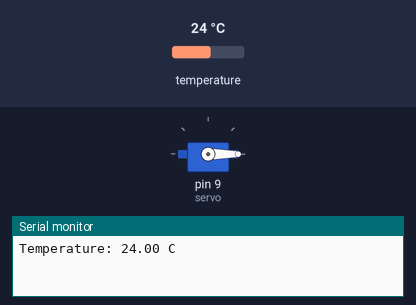
The program below on a simulated Arduino Uno, built with avr-gcc and run on an emulated ATmega328P. Parts: servo, the last lines printed to the serial monitor. Wiring (inferred from the names in the program): BMP180 pressure sensor at I2C address 0x77. The test bench sets the inputs (shaded band); at power-on: temperature 24 °C.

Above: at 1.05 s.
At 14.95 s:
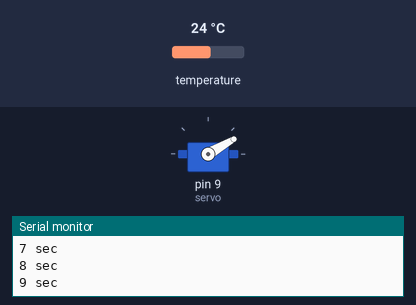
Timing chart, 0 to 33.5 s (numbered marks = the images above):
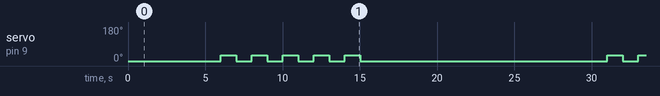

Measured:
- by itself, servo on pin 9 (servo): repeats every 25.0 s: 4 × (0° 1.0 s, 30° 1.0 s), 0° 16.0 s, 30° 1.0 s

The program:

main.cpp
```cpp
#include <Wire.h>
#include <BMP180.h>
#include <arduino.h>
#include <Servo.h>
#define seaLevelPressure_hPa 1013.25

// Define BMP180 sensor object
BMP180 bmp;

// Define servo object
Servo servo;

// Define temperature threshold A
const float A = 30.0, B = 31.0, C = 32.0;

void setup() {
  Serial.begin(9600);
  bmp.init();

  // Initialize servo
  servo.attach(9);  // Assuming the signal wire is connected to digital pin 9
  // Set servo to 0 degree angle
  servo.write(0);
  delay(1000);
}

void loop() {
  unsigned int ut = bmp.bmp180ReadUT();
  //unsigned long up = bmp.bmp180ReadUP();
  float temperature = bmp.bmp180GetTemperature(ut);
  //long pressure = bmp.bmp180GetPressure(up);
  //float altitude = bmp.calcAltitude(pressure);
  Serial.print("Temperature: ");
  Serial.print(temperature);
  Serial.println(" C");
  /*Serial.print("Pressure: ");
  Serial.print(pressure);
  Serial.println(" Pa");
  Serial.print("Altitude: ");
  Serial.print(altitude);
  Serial.println(" m");*/

// Set servo to 0 degree angle
    servo.write(0);
    delay(5000);
  // Check if temperature is below threshold A
  if (temperature < A) {
    // spin 30 degree and return to 0 every 2 secs for 10 sec
    for (int i = 0; i < 10; i+=2) {
      Serial.print(i+1);
      Serial.println(" sec");
      servo.write(30);  // 30 degree angle
      delay(1000);  // delay for 1sec
      Serial.print(i+2);
      Serial.println(" sec");
      servo.write(0); //Reset servo to 0 degree angle
      delay(1000);  // delay for 1sec
    }

    // Set servo to 0 degree angle
    servo.write(0);
  }
  else if (temperature > A && temperature <= B) {
    // spin 60 degree and return to 0 every 2 secs for 30 sec
    for (int i = 0; i < 30; i+=2) {
      Serial.print(i+1);
      Serial.println(" sec");
      servo.write(60);  // 60 degree angle
      delay(1000);  // delay for 1sec
      Serial.print(i+2);
      Serial.println(" sec");
      servo.write(0); //Reset servo to 0 degree angle
      delay(1000);  // delay for 1sec
    }

    // Set servo to 0 degree angle
    servo.write(0);
  }
  else if (temperature > B && temperature <= C) {
    // spin 120 degree and return to 0 every 2 secs for 45 sec
    for (int i = 0; i < 45; i+=2) {
      Serial.print(i+1);
      Serial.println(" sec");
      servo.write(120);  // 120 degree angle
      delay(1000);  // delay for 1sec
      Serial.print(i+2);
      Serial.println(" sec");
      servo.write(0); //Reset servo to 0 degree angle
      delay(1000);  // delay for 1sec
    }

    // Set servo to 0 degree angle
    servo.write(0);
  }
  else if (temperature > C) {
    // spin 180 degree and return to 0 every 2 secs for 60 sec
    for (int i = 0; i < 60; i+=2) {
      Serial.print(i+1);
      Serial.println(" sec");
      servo.write(180);  // 180 degree angle
      delay(1000);  // delay for 1sec
      Serial.print(i+2);
      Serial.println(" sec");
      servo.write(0); //Reset servo to 0 degree angle
      delay(1000);  // delay for 1sec
    }
  }

  delay(10000);
}
```

BMP180.cpp
```cpp
#include "BMP180.h"
#include <Wire.h>
#include <Arduino.h>

void BMP180::init(void)
{
    Wire.begin();
    ac1 = bmp180ReadInt(0xAA);
    ac2 = bmp180ReadInt(0xAC);
    ac3 = bmp180ReadInt(0xAE);
    ac4 = bmp180ReadInt(0xB0);
    ac5 = bmp180ReadInt(0xB2);
    ac6 = bmp180ReadInt(0xB4);
    b1 = bmp180ReadInt(0xB6);
    b2 = bmp180ReadInt(0xB8);
    mb = bmp180ReadInt(0xBA);
    mc = bmp180ReadInt(0xBC);
    md = bmp180ReadInt(0xBE);
}
// Read 1 byte from the BMP180 at 'address'
// Return: the read byte;
char BMP180::bmp180Read(unsigned char address)
{
    //Wire.begin();
    unsigned char data;
    Wire.beginTransmission(BMP180_ADDRESS);
    Wire.write(address);
    Wire.endTransmission();

    Wire.requestFrom(BMP180_ADDRESS, 1);
    while(!Wire.available());
    return Wire.read();
}
// Read 2 bytes from the BMP180
// First byte will be from 'address'
// Second byte will be from 'address'+1
int BMP180::bmp180ReadInt(unsigned char address)
{
    unsigned char msb, lsb;
    Wire.beginTransmission(BMP180_ADDRESS);
    Wire.write(address);
    Wire.endTransmission();
    Wire.requestFrom(BMP180_ADDRESS, 2);
    while(Wire.available()<2);
    msb = Wire.read();
    lsb = Wire.read();
    return (int) msb<<8 | lsb;
}
// Read the uncompensated temperature value
unsigned int BMP180::bmp180ReadUT()
{
  unsigned int ut;
  Wire.beginTransmission(BMP180_ADDRESS);
  Wire.write(0xF4);
  Wire.write(0x2E);
  Wire.endTransmission();
  delay(5);
  ut = bmp180ReadInt(0xF6);
  return ut;
}
// Read the uncompensated pressure value
unsigned long BMP180::bmp180ReadUP()
{
    unsigned char msb, lsb, xlsb;
    unsigned long up = 0;
    Wire.beginTransmission(BMP180_ADDRESS);
    Wire.write(0xF4);
    Wire.write(0x34 + (OSS<<6));
    Wire.endTransmission();
    delay(2 + (3<<OSS));

    // Read register 0xF6 (MSB), 0xF7 (LSB), and 0xF8 (XLSB)
    msb = bmp180Read(0xF6);
    lsb = bmp180Read(0xF7);
    xlsb = bmp180Read(0xF8);
    up = (((unsigned long) msb << 16) | ((unsigned long) lsb << 8) | (unsigned long) xlsb) >> (8-OSS);
    return up;
}
void BMP180::writeRegister(int deviceAddress, byte address, byte val)
{
    Wire.beginTransmission(deviceAddress); // start transmission to device
    Wire.write(address);       // send register address
    Wire.write(val);         // send value to write
    Wire.endTransmission();     // end transmission
}
int BMP180::readRegister(int deviceAddress, byte address)
{
    int v;
    Wire.beginTransmission(deviceAddress);
    Wire.write(address); // register to read
    Wire.endTransmission();

    Wire.requestFrom(deviceAddress, 1); // read a byte

    while(!Wire.available()) {
    // waiting
    }

    v = Wire.read();
    return v;
}
float BMP180::calcAltitude(float pressure)
{
    float A = pressure/101325;
    float B = 1/5.25588;
    float C = pow(A,B);
    C = 1 - C;
    C = C /0.0000225577;
    return C;
}
float BMP180::bmp180GetTemperature(unsigned int ut)
{
    long x1, x2;

    x1 = (((long)ut - (long)ac6)*(long)ac5) >> 15;
    x2 = ((long)mc << 11)/(x1 + md);
    PressureCompensate = x1 + x2;

    float temp = ((PressureCompensate + 8)>>4);
    temp = temp /10;

    return temp;
}
long BMP180::bmp180GetPressure(unsigned long up)
{
    long x1, x2, x3, b3, b6, p;
    unsigned long b4, b7;
    b6 = PressureCompensate - 4000;
    x1 = (b2 * (b6 * b6)>>12)>>11;
    x2 = (ac2 * b6)>>11;
    x3 = x1 + x2;
    b3 = (((((long)ac1)*4 + x3)<<OSS) + 2)>>2;

    // Calculate B4
    x1 = (ac3 * b6)>>13;
    x2 = (b1 * ((b6 * b6)>>12))>>16;
    x3 = ((x1 + x2) + 2)>>2;
    b4 = (ac4 * (unsigned long)(x3 + 32768))>>15;

    b7 = ((unsigned long)(up - b3) * (50000>>OSS));
    if (b7 < 0x80000000)
    p = (b7<<1)/b4;
    else
    p = (b7/b4)<<1;

    x1 = (p>>8) * (p>>8);
    x1 = (x1 * 3038)>>16;
    x2 = (-7357 * p)>>16;
    p += (x1 + x2 + 3791)>>4;

    long temp = p;
    return temp;
}
```

BMP180.h
```cpp
#ifndef __BAROMETER_H__
#define __BAROMETER_H__

#include <Arduino.h>
#include <Wire.h>

const unsigned char OSS = 0;
#define BMP180_ADDRESS 0x77
class BMP180
{
public:
    void init(void);
    long PressureCompensate;
    float bmp180GetTemperature(unsigned int ut);
    long bmp180GetPressure(unsigned long up);
    float calcAltitude(float pressure);
    unsigned int bmp180ReadUT(void);
    unsigned long bmp180ReadUP(void);

private:
    int ac1, ac2, ac3;
    unsigned int ac4, ac5, ac6;
    int b1, b2, mb, mc, md;
    char bmp180Read(unsigned char address);
    int bmp180ReadInt(unsigned char address);
    void writeRegister(int deviceAddress, byte address, byte val);
    int readRegister(int deviceAddress, byte address);
};

#endif
```
